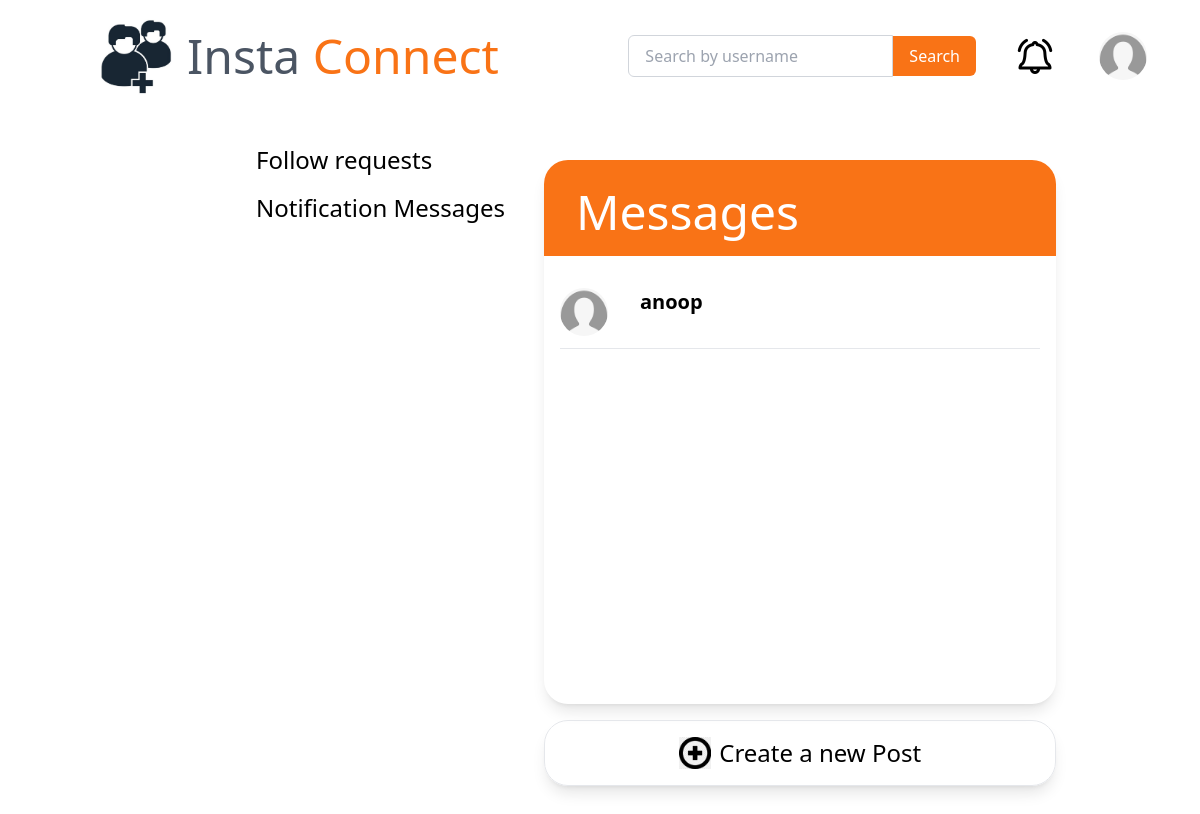
/profile/notification (signed in), run on an earlier commit of the app's database.
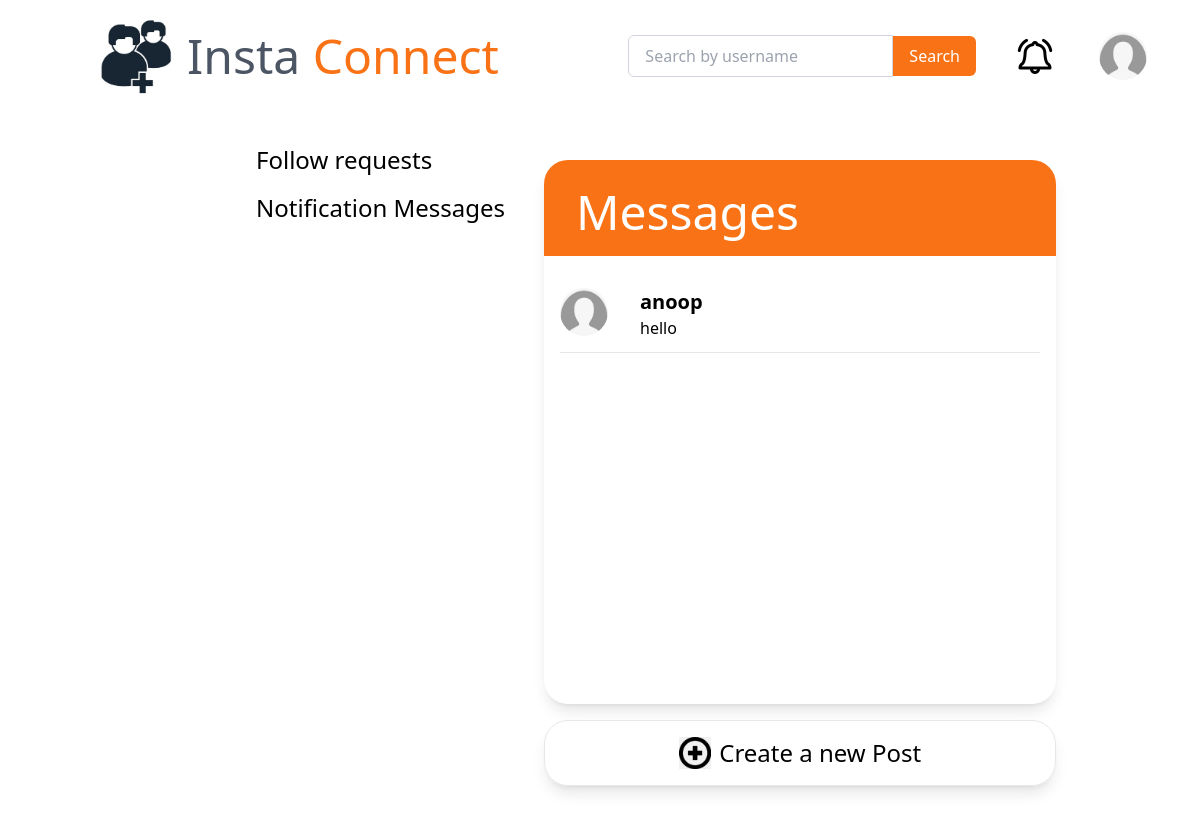
And on a later commit of the database.
### chatrooms/models.py (models this page shows)
class ChatRoom(models.Model):
    sender = models.ForeignKey(
        User, on_delete=models.CASCADE, related_name='sender_chatrooms')
    receiver = models.ForeignKey(
        User, on_delete=models.CASCADE, related_name='receiver_chatrooms')
    last_text = models.TextField(default="")
    last_time = models.DateTimeField(blank=True, null=True)

### users/models.py (models this page shows, shortened)
class Profile(models.Model):
    user = models.OneToOneField(User, on_delete=models.CASCADE)
    otp = models.CharField(max_length=4, blank=True, null=True)
    isVerified = models.BooleanField(default=True, blank=True, null=True)
    image = models.ImageField(default='default.png', upload_to='profile_pics')
    bio = models.TextField(default="Add your bio")
    savedPosts = models.ManyToManyField(
        Post, blank=True, related_name='user_saved_posts')
    likedPosts = models.ManyToManyField(
        Post, blank=True, related_name='user_liked_posts')
    followers = models.ManyToManyField(
        User, blank=True, related_name='following')
    following = models.ManyToManyField(
        User, blank=True, related_name='follower')
    follower_requests = models.ManyToManyField(
        User, blank=True, related_name='follower_request')
    following_requests = models.ManyToManyField(
        User, blank=True, related_name='following_request')
    is_private = models.BooleanField(default=False)

### connect/views.py (the view)
# urls.py: path('profile/notification', views.notification, name='notify'),
@login_required
def notification(request):
    context = {
        'title': 'Notifications',
        'user': request.user,
        'notifs': Notification.objects.filter(user=request.user),
        'requests': request.user.profile.follower_requests.all(),
        'chats': ChatRoom.objects.filter(sender=request.user)
    }
    return render(request, 'connect/notification.html', context)

### connect/templates/connect/notification.html (shortened to what the changed rows need)
{% load static %}
<!DOCTYPE html>
<html lang="en">
  <head>
    <script src="https://cdn.tailwindcss.com"></script>
  </head>
  <body>
    <div class="grid grid-cols-12 mt-4">
      <div class="lg:col-span-7 col-span-12">
        <div class="mx-48 pl-16 mt-12 overflow-y-auto h-[45rem]">
          <h1 class="text-2xl font-medium mb-4">Follow requests</h1>
          <h1 class="text-2xl font-medium my-4">Notification Messages</h1>
        </div>
      </div>
      <div
        class="lg:col-span-5 col-span-12 mt-0 lg:fixed lg:top-0 lg:right-0"
        style="width: 50rem"
      >
        <div
          class="lg:ml-36 lg:mr-36 mx-auto shadow-lg rounded-3xl"
          style="width: 32rem"
        >
          <div
            class="px-4 pt-4 overflow-y-auto h-[25rem]"
            style="height: 28rem"
          >
            <div class="modal-body">
              <ul class="list-unstyled">
                {%for chat in chats%}
                <a
                  href="{% url 'chatroom' chat.receiver.id%}"
                  class="text-decoration-none "
                >
                  <li class="media hover-media">
                    <div class="grid grid-cols-12 mt-4 hover:bg-gray-100">
                      <div class="col-span-2">
                        <img
                          src="{{chat.receiver.profile.image.url}}"
                          alt="img"
                          width="60px"
                          height="60px"
                          class="h-12 w-12 rounded-full"
                        />
                      </div>
                      <div class="media-body text-dark col-span-7">
                        <h6 class="media-header text-xl">
                          <b>{{chat.receiver}}</b>
                        </h6>
                        <p class="media-text">{{chat.last_text}}</p>
                      </div>
                      <div class="col-span-3 flex justify-center items-center">
                      </div>
                    </div>
                  </li>
                </a>
                <hr class="my-3" />
                {% endfor %}
              </ul>
            </div>
          </div>
        </div>
      </div>
    </div>
  </body>
</html>

What changed in the data, as far as the page shows it:
changed ChatRoom "anoop": last_text (not shown) → "hello"
